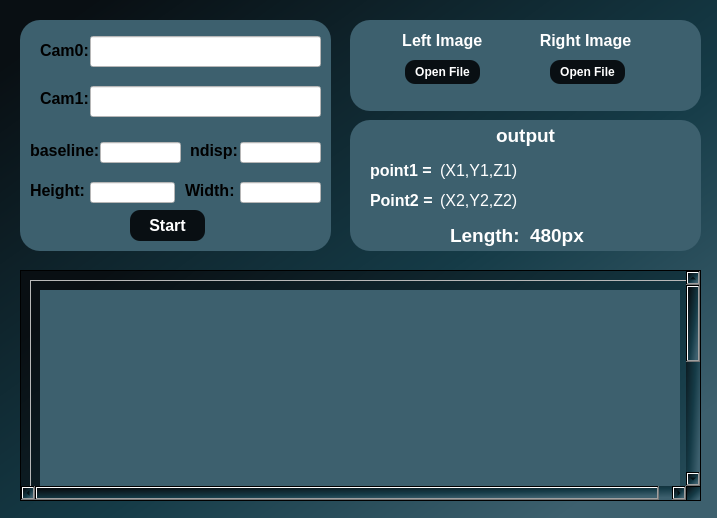
<?xml version="1.0" encoding="UTF-8"?>
<ui version="4.0">
 <class>StereoVision</class>
 <widget class="QDialog" name="StereoVision">
  <property name="geometry">
   <rect>
    <x>0</x>
    <y>0</y>
    <width>717</width>
    <height>518</height>
   </rect>
  </property>
  <property name="windowTitle">
   <string>Dialog</string>
  </property>
  <property name="styleSheet">
   <string notr="true">background-color: qlineargradient(spread:pad, x1:0, y1:0, x2:1, y2:1, stop:0.0648899 rgba(9, 15, 19, 255), stop:0.571233 rgba(21, 59, 71, 255), stop:0.890411 rgba(61, 96, 110, 255));</string>
  </property>
  <widget class="QFrame" name="info_frame">
   <property name="geometry">
    <rect>
     <x>20</x>
     <y>20</y>
     <width>311</width>
     <height>231</height>
    </rect>
   </property>
   <property name="styleSheet">
    <string notr="true">QFrame{
background-color: rgb(61, 96, 110);
border-radius:20px;
}
QPushButton{
	background-color: rgb(9, 15, 19);
	color: rgb(255, 255, 255);
	border-radius:10px;
}
QpushButton:checked{
	color: rgb(255, 255, 255);
	border-radius:10px;
	background-color: rgb(230, 201, 39);
}</string>
   </property>
   <property name="frameShape">
    <enum>QFrame::StyledPanel</enum>
   </property>
   <property name="frameShadow">
    <enum>QFrame::Raised</enum>
   </property>
   <widget class="QLabel" name="label_5">
    <property name="geometry">
     <rect>
      <x>20</x>
      <y>20</y>
      <width>49</width>
      <height>21</height>
     </rect>
    </property>
    <property name="font">
     <font>
      <pointsize>12</pointsize>
      <bold>true</bold>
     </font>
    </property>
    <property name="text">
     <string>Cam0:</string>
    </property>
   </widget>
   <widget class="QLabel" name="label_6">
    <property name="geometry">
     <rect>
      <x>20</x>
      <y>70</y>
      <width>49</width>
      <height>16</height>
     </rect>
    </property>
    <property name="font">
     <font>
      <pointsize>12</pointsize>
      <bold>true</bold>
     </font>
    </property>
    <property name="text">
     <string>Cam1:</string>
    </property>
   </widget>
   <widget class="QLineEdit" name="cam0">
    <property name="geometry">
     <rect>
      <x>70</x>
      <y>16</y>
      <width>231</width>
      <height>31</height>
     </rect>
    </property>
    <property name="font">
     <font>
      <pointsize>12</pointsize>
     </font>
    </property>
    <property name="styleSheet">
     <string notr="true">background-color: rgb(255, 255, 255);</string>
    </property>
    <property name="inputMask">
     <string/>
    </property>
    <property name="clearButtonEnabled">
     <bool>false</bool>
    </property>
   </widget>
   <widget class="QLineEdit" name="cam1">
    <property name="geometry">
     <rect>
      <x>70</x>
      <y>66</y>
      <width>231</width>
      <height>31</height>
     </rect>
    </property>
    <property name="font">
     <font>
      <pointsize>12</pointsize>
     </font>
    </property>
    <property name="styleSheet">
     <string notr="true">background-color: rgb(255, 255, 255);</string>
    </property>
   </widget>
   <widget class="QLabel" name="label_7">
    <property name="geometry">
     <rect>
      <x>10</x>
      <y>120</y>
      <width>71</width>
      <height>21</height>
     </rect>
    </property>
    <property name="font">
     <font>
      <pointsize>12</pointsize>
      <bold>true</bold>
     </font>
    </property>
    <property name="text">
     <string>baseline:</string>
    </property>
   </widget>
   <widget class="QLabel" name="label_8">
    <property name="geometry">
     <rect>
      <x>170</x>
      <y>120</y>
      <width>49</width>
      <height>21</height>
     </rect>
    </property>
    <property name="font">
     <font>
      <pointsize>12</pointsize>
      <bold>true</bold>
     </font>
    </property>
    <property name="text">
     <string>ndisp:</string>
    </property>
   </widget>
   <widget class="QLineEdit" name="baseline">
    <property name="geometry">
     <rect>
      <x>80</x>
      <y>122</y>
      <width>81</width>
      <height>21</height>
     </rect>
    </property>
    <property name="styleSheet">
     <string notr="true">background-color: rgb(255, 255, 255);</string>
    </property>
   </widget>
   <widget class="QLineEdit" name="num_disp">
    <property name="geometry">
     <rect>
      <x>220</x>
      <y>122</y>
      <width>81</width>
      <height>21</height>
     </rect>
    </property>
    <property name="styleSheet">
     <string notr="true">background-color: rgb(255, 255, 255);</string>
    </property>
   </widget>
   <widget class="QLabel" name="label_9">
    <property name="geometry">
     <rect>
      <x>10</x>
      <y>160</y>
      <width>61</width>
      <height>21</height>
     </rect>
    </property>
    <property name="font">
     <font>
      <pointsize>12</pointsize>
      <bold>true</bold>
     </font>
    </property>
    <property name="text">
     <string>Height:</string>
    </property>
   </widget>
   <widget class="QLabel" name="label_10">
    <property name="geometry">
     <rect>
      <x>165</x>
      <y>160</y>
      <width>51</width>
      <height>21</height>
     </rect>
    </property>
    <property name="font">
     <font>
      <pointsize>12</pointsize>
      <bold>true</bold>
     </font>
    </property>
    <property name="text">
     <string>Width:</string>
    </property>
   </widget>
   <widget class="QLineEdit" name="height">
    <property name="geometry">
     <rect>
      <x>70</x>
      <y>162</y>
      <width>85</width>
      <height>21</height>
     </rect>
    </property>
    <property name="styleSheet">
     <string notr="true">background-color: rgb(255, 255, 255);</string>
    </property>
   </widget>
   <widget class="QLineEdit" name="width">
    <property name="geometry">
     <rect>
      <x>220</x>
      <y>162</y>
      <width>81</width>
      <height>21</height>
     </rect>
    </property>
    <property name="styleSheet">
     <string notr="true">background-color: rgb(255, 255, 255);</string>
    </property>
   </widget>
   <widget class="QPushButton" name="start_stereo_pushButton">
    <property name="geometry">
     <rect>
      <x>110</x>
      <y>190</y>
      <width>75</width>
      <height>31</height>
     </rect>
    </property>
    <property name="font">
     <font>
      <pointsize>12</pointsize>
      <bold>true</bold>
     </font>
    </property>
    <property name="text">
     <string>Start</string>
    </property>
   </widget>
  </widget>
  <widget class="QFrame" name="frame">
   <property name="geometry">
    <rect>
     <x>350</x>
     <y>20</y>
     <width>351</width>
     <height>91</height>
    </rect>
   </property>
   <property name="styleSheet">
    <string notr="true">QFrame{
background-color: rgb(61, 96, 110);
border-radius:20px;
}</string>
   </property>
   <property name="frameShape">
    <enum>QFrame::StyledPanel</enum>
   </property>
   <property name="frameShadow">
    <enum>QFrame::Raised</enum>
   </property>
   <widget class="QPushButton" name="rightOpen_stereo_pushButton">
    <property name="geometry">
     <rect>
      <x>200</x>
      <y>40</y>
      <width>75</width>
      <height>24</height>
     </rect>
    </property>
    <property name="font">
     <font>
      <bold>true</bold>
     </font>
    </property>
    <property name="styleSheet">
     <string notr="true">color: rgb(255, 255, 255);
border-radius:10px;
background-color: rgb(9, 15, 19);</string>
    </property>
    <property name="text">
     <string>Open File</string>
    </property>
   </widget>
   <widget class="QLabel" name="right_">
    <property name="geometry">
     <rect>
      <x>185</x>
      <y>10</y>
      <width>101</width>
      <height>21</height>
     </rect>
    </property>
    <property name="font">
     <font>
      <pointsize>12</pointsize>
      <bold>true</bold>
     </font>
    </property>
    <property name="styleSheet">
     <string notr="true">color: rgb(255, 255, 255);
background:none;</string>
    </property>
    <property name="text">
     <string>Right Image</string>
    </property>
    <property name="alignment">
     <set>Qt::AlignCenter</set>
    </property>
   </widget>
   <widget class="QPushButton" name="leftOpen_stereo_pushButton">
    <property name="geometry">
     <rect>
      <x>55</x>
      <y>40</y>
      <width>75</width>
      <height>24</height>
     </rect>
    </property>
    <property name="font">
     <font>
      <bold>true</bold>
     </font>
    </property>
    <property name="styleSheet">
     <string notr="true">color: rgb(255, 255, 255);
border-radius:10px;
background-color: rgb(9, 15, 19);</string>
    </property>
    <property name="text">
     <string>Open File</string>
    </property>
   </widget>
   <widget class="QLabel" name="left_text_label">
    <property name="geometry">
     <rect>
      <x>40</x>
      <y>10</y>
      <width>100</width>
      <height>21</height>
     </rect>
    </property>
    <property name="font">
     <font>
      <pointsize>12</pointsize>
      <bold>true</bold>
     </font>
    </property>
    <property name="styleSheet">
     <string notr="true">color: rgb(255, 255, 255);
background:none;</string>
    </property>
    <property name="text">
     <string> Left Image</string>
    </property>
    <property name="alignment">
     <set>Qt::AlignCenter</set>
    </property>
   </widget>
  </widget>
  <widget class="QScrollArea" name="scrollArea">
   <property name="geometry">
    <rect>
     <x>20</x>
     <y>270</y>
     <width>681</width>
     <height>231</height>
    </rect>
   </property>
   <property name="widgetResizable">
    <bool>true</bool>
   </property>
   <widget class="QWidget" name="scrollAreaWidgetContents">
    <property name="geometry">
     <rect>
      <x>0</x>
      <y>0</y>
      <width>678</width>
      <height>518</height>
     </rect>
    </property>
    <layout class="QVBoxLayout" name="verticalLayout">
     <item>
      <widget class="QFrame" name="photo_back_frame">
       <property name="minimumSize">
        <size>
         <width>660</width>
         <height>500</height>
        </size>
       </property>
       <property name="styleSheet">
        <string notr="true">background:none;</string>
       </property>
       <property name="frameShape">
        <enum>QFrame::StyledPanel</enum>
       </property>
       <property name="frameShadow">
        <enum>QFrame::Raised</enum>
       </property>
       <widget class="QLabel" name="image_label">
        <property name="geometry">
         <rect>
          <x>10</x>
          <y>10</y>
          <width>640</width>
          <height>480</height>
         </rect>
        </property>
        <property name="cursor">
         <cursorShape>CrossCursor</cursorShape>
        </property>
        <property name="mouseTracking">
         <bool>true</bool>
        </property>
        <property name="tabletTracking">
         <bool>false</bool>
        </property>
        <property name="styleSheet">
         <string notr="true">background-color: rgb(61, 96, 110);</string>
        </property>
        <property name="text">
         <string/>
        </property>
        <property name="alignment">
         <set>Qt::AlignCenter</set>
        </property>
       </widget>
      </widget>
     </item>
    </layout>
   </widget>
  </widget>
  <widget class="QFrame" name="frame_3">
   <property name="geometry">
    <rect>
     <x>350</x>
     <y>120</y>
     <width>351</width>
     <height>131</height>
    </rect>
   </property>
   <property name="styleSheet">
    <string notr="true">QFrame{
background-color: rgb(61, 96, 110);
border-radius:20px;
}</string>
   </property>
   <property name="frameShape">
    <enum>QFrame::StyledPanel</enum>
   </property>
   <property name="frameShadow">
    <enum>QFrame::Raised</enum>
   </property>
   <widget class="QLabel" name="label_2">
    <property name="geometry">
     <rect>
      <x>100</x>
      <y>100</y>
      <width>71</width>
      <height>31</height>
     </rect>
    </property>
    <property name="font">
     <font>
      <pointsize>14</pointsize>
      <bold>true</bold>
     </font>
    </property>
    <property name="styleSheet">
     <string notr="true">color: rgb(255, 255, 255);</string>
    </property>
    <property name="text">
     <string>Length:</string>
    </property>
   </widget>
   <widget class="QLabel" name="label_3">
    <property name="geometry">
     <rect>
      <x>140</x>
      <y>0</y>
      <width>71</width>
      <height>31</height>
     </rect>
    </property>
    <property name="font">
     <font>
      <pointsize>14</pointsize>
      <bold>true</bold>
     </font>
    </property>
    <property name="styleSheet">
     <string notr="true">color:rgb(255, 255, 255);</string>
    </property>
    <property name="text">
     <string>output</string>
    </property>
    <property name="alignment">
     <set>Qt::AlignCenter</set>
    </property>
   </widget>
   <widget class="QLabel" name="lenght">
    <property name="geometry">
     <rect>
      <x>180</x>
      <y>100</y>
      <width>141</width>
      <height>31</height>
     </rect>
    </property>
    <property name="font">
     <font>
      <pointsize>14</pointsize>
      <bold>true</bold>
     </font>
    </property>
    <property name="styleSheet">
     <string notr="true">color: rgb(255, 255, 255);</string>
    </property>
    <property name="text">
     <string>480px</string>
    </property>
   </widget>
   <widget class="QLabel" name="label_11">
    <property name="geometry">
     <rect>
      <x>20</x>
      <y>40</y>
      <width>71</width>
      <height>21</height>
     </rect>
    </property>
    <property name="font">
     <font>
      <pointsize>12</pointsize>
      <bold>true</bold>
     </font>
    </property>
    <property name="styleSheet">
     <string notr="true">color: rgb(255, 255, 255);</string>
    </property>
    <property name="text">
     <string>point1 =</string>
    </property>
   </widget>
   <widget class="QLabel" name="label_12">
    <property name="geometry">
     <rect>
      <x>20</x>
      <y>70</y>
      <width>71</width>
      <height>21</height>
     </rect>
    </property>
    <property name="font">
     <font>
      <pointsize>12</pointsize>
      <bold>true</bold>
     </font>
    </property>
    <property name="styleSheet">
     <string notr="true">color: rgb(255, 255, 255);</string>
    </property>
    <property name="text">
     <string>Point2 =</string>
    </property>
   </widget>
   <widget class="QLabel" name="point1">
    <property name="geometry">
     <rect>
      <x>90</x>
      <y>40</y>
      <width>121</width>
      <height>21</height>
     </rect>
    </property>
    <property name="font">
     <font>
      <pointsize>12</pointsize>
     </font>
    </property>
    <property name="styleSheet">
     <string notr="true">color: rgb(255, 255, 255);</string>
    </property>
    <property name="text">
     <string>(X1,Y1,Z1)</string>
    </property>
   </widget>
   <widget class="QLabel" name="point2">
    <property name="geometry">
     <rect>
      <x>90</x>
      <y>70</y>
      <width>121</width>
      <height>21</height>
     </rect>
    </property>
    <property name="font">
     <font>
      <pointsize>12</pointsize>
     </font>
    </property>
    <property name="styleSheet">
     <string notr="true">color: rgb(255, 255, 255);</string>
    </property>
    <property name="text">
     <string>(X2,Y2,Z2)</string>
    </property>
   </widget>
  </widget>
 </widget>
 <resources/>
 <connections/>
</ui>
